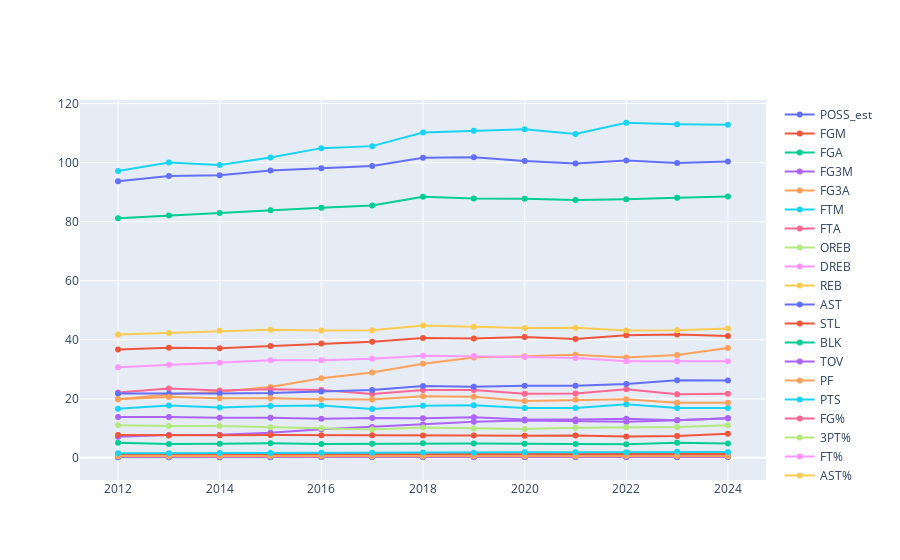

Here is the notebook cell this chart was saved with:
### Code cell
change_per48_df = change_df.copy()
for col in change_per48_df.columns[2:18]:
    change_per48_df[col] = (change_per48_df[col] / change_per48_df['MIN']) * 48 * 5

change_per48_df.drop(columns=['MIN'], inplace=True)

fig = go.Figure()
for col in change_per48_df.columns[1:]:
    fig.add_trace(go.Scatter(x=change_per48_df['season_start_year'], 
                             y=change_per48_df[col],
                             name = col))
    
fig.show()
